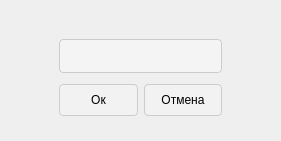
<?xml version="1.0" encoding="UTF-8"?>
<ui version="4.0">
 <class>OnRenameTable</class>
 <widget class="QWidget" name="OnRenameTable">
  <property name="geometry">
   <rect>
    <x>0</x>
    <y>0</y>
    <width>281</width>
    <height>141</height>
   </rect>
  </property>
  <property name="windowTitle">
   <string>Переименование таблицы</string>
  </property>
  <widget class="QFrame" name="verticalFrame">
   <property name="geometry">
    <rect>
     <x>0</x>
     <y>0</y>
     <width>281</width>
     <height>141</height>
    </rect>
   </property>
   <property name="styleSheet">
    <string notr="true">QFrame {
margin: 0 50%;
}
QPushButton {
margin-top: 10px; 
margin-bottom: 20px;
margin-left: 0px;
margin-right: 0px;
max-height: 30px;
min-height: 30px;
background-color: rgba(255, 255, 255, 20%); 
border: 1px solid #ccc;
border-radius: 4px;
padding: 0;
}
QPushButton:hover {
    background-color: rgba(255, 255, 255, 80%);
}
QPushButton:pressed {
    background-color: rgba(255, 255, 255, 100%);
}

QLineEdit {
margin-top: 30px;
max-height: 30px;
min-height: 30px;
background-color: #F4F4F4;
color: #404040;
border: 1px solid #ccc;
padding: 1px 5px;
border-radius: 4px;
}

QLineEdit:hover, QLineEdit:focus {
    background-color: #FFFFFF;
    border: 1px solid #9B9B9B;
}
</string>
   </property>
   <layout class="QVBoxLayout" name="verticalLayout">
    <item>
     <widget class="QLineEdit" name="lineEdit">
      <property name="sizePolicy">
       <sizepolicy hsizetype="Expanding" vsizetype="Expanding">
        <horstretch>0</horstretch>
        <verstretch>0</verstretch>
       </sizepolicy>
      </property>
     </widget>
    </item>
    <item>
     <layout class="QHBoxLayout" name="horizontalLayout" stretch="0,0">
      <property name="sizeConstraint">
       <enum>QLayout::SetDefaultConstraint</enum>
      </property>
      <item>
       <widget class="QPushButton" name="pushButton">
        <property name="sizePolicy">
         <sizepolicy hsizetype="Expanding" vsizetype="Expanding">
          <horstretch>0</horstretch>
          <verstretch>0</verstretch>
         </sizepolicy>
        </property>
        <property name="text">
         <string>Ок</string>
        </property>
        <property name="shortcut">
         <string>Return</string>
        </property>
       </widget>
      </item>
      <item>
       <widget class="QPushButton" name="pushButton_2">
        <property name="sizePolicy">
         <sizepolicy hsizetype="Expanding" vsizetype="Expanding">
          <horstretch>0</horstretch>
          <verstretch>0</verstretch>
         </sizepolicy>
        </property>
        <property name="text">
         <string>Отмена</string>
        </property>
        <property name="shortcut">
         <string>Esc</string>
        </property>
       </widget>
      </item>
     </layout>
    </item>
   </layout>
  </widget>
 </widget>
 <resources/>
 <connections>
  <connection>
   <sender>pushButton_2</sender>
   <signal>clicked()</signal>
   <receiver>OnRenameTable</receiver>
   <slot>close()</slot>
   <hints>
    <hint type="sourcelabel">
     <x>182</x>
     <y>105</y>
    </hint>
    <hint type="destinationlabel">
     <x>140</x>
     <y>70</y>
    </hint>
   </hints>
  </connection>
 </connections>
</ui>
